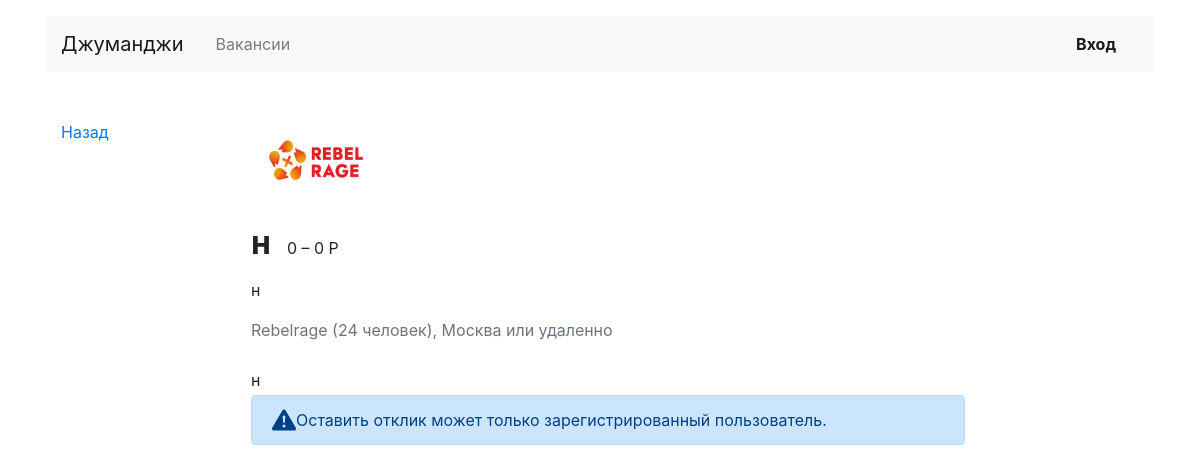
/vacancies/6/, run on the app's committed database.
### app_work/models.py (models this page shows, shortened)
class Vacancy(models.Model):
    title = models.CharField(max_length=50)
    specialty = models.ForeignKey('Specialty', on_delete=models.CASCADE, related_name="vacancies")
    company = models.ForeignKey('Company', on_delete=models.CASCADE, related_name="vacancies")
    skills = models.TextField()
    description = models.TextField()
    salary_min = models.IntegerField(default=0)
    salary_max = models.IntegerField(default=0)
    published_at = models.DateField(auto_now_add=True)
    class Meta:
        verbose_name = 'Вакансия'
        verbose_name_plural = 'Вакансии'
        ordering = ['-published_at']

class Company(models.Model):
    name = models.CharField(max_length=100)
    location = models.CharField(max_length=100)
    logo = models.ImageField(upload_to=MEDIA_COMPANY_IMAGE_DIR)
    description = models.TextField()
    employee_count = models.IntegerField(default=1)
    owner = models.OneToOneField(User, on_delete=models.CASCADE, null=False, related_name='company')
    class Meta:
        verbose_name = 'Компания'
        verbose_name_plural = 'Компании'
        ordering = ['pk']

### app_work/views/public.py (the view, shortened to what this page needs)
# urls.py: path('vacancies/<int:pk>/', VacancyDetailView.as_view(), name='vacancy'),
class VacancyDetailView(DetailView):
    model = Vacancy
    template_name = 'app_work/vacancy.html'
    context_object_name = 'vacancy'
    pk_url_kwarg = 'pk'
    def get_context_data(self, *args, **kwargs):
        context = super(VacancyDetailView, self).get_context_data(*args, **kwargs)
        context['form'] = SentApplicationForm()
        return context

### app_work/templates/app_work/vacancy.html (shortened to what this page needs)
{% extends 'app_work/base.html' %}
{% block container %}
<main class="container mt-3 pb-5">
    <div class="row mt-5">
        <div class="col-12 col-lg-2">
            <div class="pl-3 mb-5">
                <p><a href="{% url 'index' %}">Назад</a></p>
            </div>
        </div>
        <div class="col-12 col-lg-8">
            <section class="pl-3">
                <a href="{% url 'company' vacancy.company.pk %}"><img src="{{ vacancy.company.logo.url }}" width="130"
                                                                      height="80" alt=""></a>
                <div class="d-flex align-items-baseline align-content-baseline">
                    <h1 class="h2 mt-4 font-weight-bold">{{ vacancy.title }}</h1>
                    <p class="m-0 pl-3">{{ vacancy.salary_min }} – {{ vacancy.salary_max }} Р</p>
                </div>
                <p class="mt-2">{{ vacancy.skills }}</p>
                <p class="text-muted mb-4">{{ vacancy.company.name|title }} ({{ vacancy.company.employee_count }}
                    человек),
                    {{ vacancy.company.location }} или удаленно</p>
                <div style="line-height: 1.8;">
                    {% autoescape off %}
                    {{ vacancy.description }}
                    {% endautoescape %}
                </div>
                {% if user.is_authenticated %}
                <form method="post" class="card mt-4 mb-3" enctype="multipart/form-data">
                    {% csrf_token %}
                    <div class="card-body mx-3">
                        <p class="h5 mt-3 font-weight-normal">Отозваться на вакансию</p>
                        <div class="form-group">
                            <label class="mb-1 mt-2" for="{{ form.name.id_for_label }}">Вас зовут</label>
                            {{ form.name }}
                            {{ form.name.errors }}
                        </div>
                        <div class="form-group">
                            <label class="mb-1" for="{{ form.phone.id_for_label }}">Ваш телефон</label>
                            {{ form.phone }}
                            {{ form.phone.errors }}
                        </div>
                        <div class="form-group">
                            <label class="mb-1" for="{{ form.letter.id_for_label }}">Сопроводительное письмо</label>
                            {{ form.letter }}
                            {{form.letter.errors }}
                        </div>
                        <input type="submit" class="btn btn-primary mt-4 mb-2" value="Откликнуться">
                    </div>
                </form>
                {% else %}
                <div class="alert alert-primary d-flex align-items-center" role="alert">
                    <div>
                        Оставить отклик может только зарегистрированный пользователь.
                    </div>
                </div>
                {% endif %}
            </section>
        </div>
    </div>
</main>
{% endblock %}

### data on the page
Vacancy: company.logo (picture), title "н", salary_min "0", salary_max "0", skills "н", company.name "Rebelrage", company.employee_count "24", company.location "Москва", description "н"
